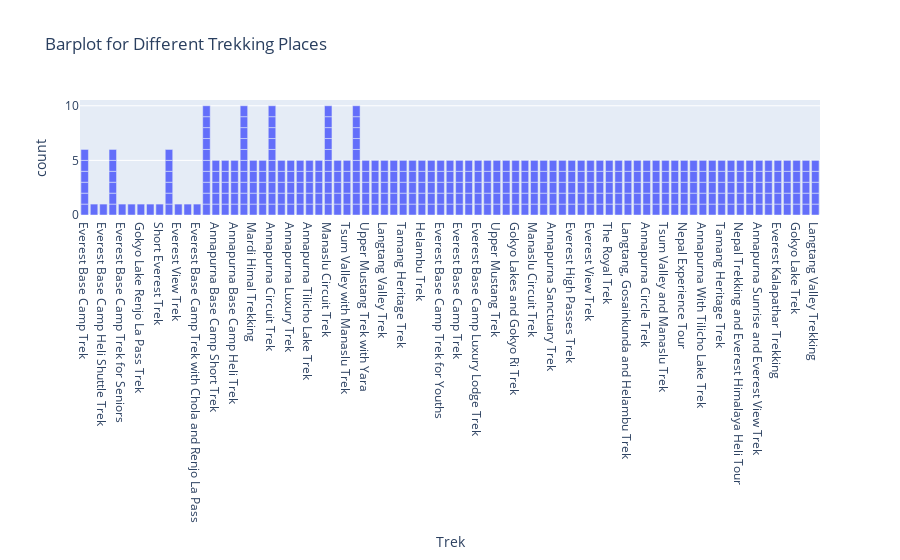

Write notebook code for a chart like this one.
### Code cell
px.bar(df, x='Trek', title="Barplot for Different Trekking Places")

### Figure 1 — Plotly figure (JSON) as saved in the notebook; plotly's stock layout.template omitted (floating-point values rounded to 4 significant figures; data arrays with more than 128 entries replaced by an {"elided": "..."} marker saying what was removed)
{"data": [{"alignmentgroup": "True", "hovertemplate": "Trek=%{x}<br>count=%{y}<extra></extra>", "legendgroup": "", "marker": {"color": "#636efa", "pattern": {"shape": ""}}, "name": "", "offsetgroup": "", "orientation": "v", "showlegend": false, "textposition": "auto", "type": "bar", "x": {"elided": "383 str values"}, "xaxis": "x", "y": {"elided": "383 int values"}, "yaxis": "y"}], "layout": {"barmode": "relative", "legend": {"tracegroupgap": 0}, "title": {"text": "Barplot for Different Trekking Places"}, "xaxis": {"anchor": "y", "domain": [0, 1], "title": {"text": "Trek"}}, "yaxis": {"anchor": "x", "domain": [0, 1], "title": {"text": "count"}}}}
